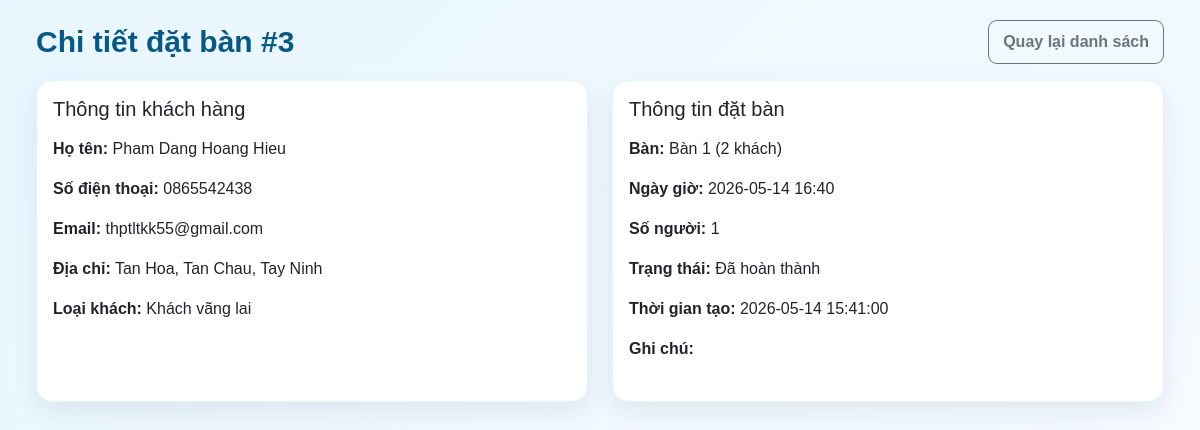
Screenshot of /admin/bookings/view.php?id=3 (signed in) with the database file from the repository.
### tables this page shows
CREATE TABLE `bookings` (
  `id` int(11) NOT NULL,
  `customer_id` int(11) DEFAULT NULL,
  `table_id` int(11) DEFAULT NULL,
  `booking_date` datetime DEFAULT NULL,
  `number_people` int(11) DEFAULT NULL,
  `status` varchar(50) DEFAULT NULL,
  `booking_time` time DEFAULT NULL,
  `number_of_people` int(11) DEFAULT NULL,
  `note` text DEFAULT NULL,
  `created_at` datetime NOT NULL DEFAULT current_timestamp()
);

CREATE TABLE `customers` (
  `id` int(11) NOT NULL,
  `fullname` varchar(100) DEFAULT NULL,
  `phone` varchar(20) DEFAULT NULL,
  `customer_type` varchar(50) DEFAULT NULL,
  `points` int(11) DEFAULT 0,
  `customer_name` varchar(150) DEFAULT NULL,
  `email` varchar(150) DEFAULT NULL,
  `address` varchar(255) DEFAULT NULL,
  `created_at` datetime NOT NULL DEFAULT current_timestamp(),
  `status` varchar(50) DEFAULT 'Hoạt động'
);

CREATE TABLE `tables_restaurant` (
  `id` int(11) NOT NULL,
  `table_name` varchar(50) DEFAULT NULL,
  `seats` int(11) DEFAULT NULL,
  `status` varchar(50) DEFAULT NULL,
  `capacity` int(11) DEFAULT NULL
);

### admin/auth.php (called while the page is built, shortened)
<?php
function e($value)
{
    return htmlspecialchars((string) $value, ENT_QUOTES, 'UTF-8');
}
?>

### admin/bookings/view.php (the view, shortened to what this page needs)
<?php
require_once __DIR__ . "/../auth.php";
$id = (int) ($_GET['id'] ?? 0);
$sql = "
    SELECT
        b.*,
        DATE(b.booking_date) AS display_booking_date,
        c.customer_name,
        c.phone,
        c.email,
        c.address,
        c.customer_type,
        t.table_name,
        t.capacity
    FROM bookings b
    LEFT JOIN customers c ON b.customer_id = c.id
    LEFT JOIN tables_restaurant t ON b.table_id = t.id
    WHERE b.id = ?
    LIMIT 1
";
$stmt = mysqli_prepare($conn, $sql);
mysqli_stmt_bind_param($stmt, "i", $id);
mysqli_stmt_execute($stmt);
$result = mysqli_stmt_get_result($stmt);
$booking = mysqli_fetch_assoc($result);
?>
<!doctype html>
<html lang="vi">
<head>
    <link href="https://cdn.jsdelivr.net/npm/bootstrap@5.3.3/dist/css/bootstrap.min.css" rel="stylesheet">
    <link rel="stylesheet" href="/huongviet/assets/css/admin/base.css?v=<?php echo time(); ?>">
    <link rel="stylesheet" href="/huongviet/assets/css/admin/bookings.css?v=<?php echo time(); ?>">
</head>
<body class="bg-light">
    <main class="container py-4">
        <div class="d-flex justify-content-between align-items-center mb-3">
            <h1 class="h3 mb-0">Chi tiết đặt bàn #<?php echo (int) $booking['id']; ?></h1>
            <a class="btn btn-outline-secondary" href="/huongviet/admin/bookings/index.php">Quay lại danh sách</a>
        </div>
        <div class="row g-4">
            <div class="col-lg-6">
                <div class="card border-0 shadow-sm h-100">
                    <div class="card-body">
                        <h2 class="h5 mb-3">Thông tin khách hàng</h2>
                        <p><strong>Họ tên:</strong> <?php echo e($booking['customer_name']); ?></p>
                        <p><strong>Số điện thoại:</strong> <?php echo e($booking['phone']); ?></p>
                        <p><strong>Email:</strong> <?php echo e($booking['email']); ?></p>
                        <p><strong>Địa chỉ:</strong> <?php echo e($booking['address']); ?></p>
                        <p class="mb-0"><strong>Loại khách:</strong> <?php echo e($booking['customer_type']); ?></p>
                    </div>
                </div>
            </div>
            <div class="col-lg-6">
                <div class="card border-0 shadow-sm h-100">
                    <div class="card-body">
                        <h2 class="h5 mb-3">Thông tin đặt bàn</h2>
                        <p><strong>Bàn:</strong> <?php echo e($booking['table_name']); ?> (<?php echo (int) $booking['capacity']; ?> khách)</p>
                        <p><strong>Ngày giờ:</strong> <?php echo e($booking['display_booking_date'] . " " . substr((string) $booking['booking_time'], 0, 5)); ?></p>
                        <p><strong>Số người:</strong> <?php echo (int) $booking['number_of_people']; ?></p>
                        <p><strong>Trạng thái:</strong> <?php echo e($booking['status']); ?></p>
                        <p><strong>Thời gian tạo:</strong> <?php echo e($booking['created_at']); ?></p>
                        <p class="mb-0"><strong>Ghi chú:</strong> <?php echo nl2br(e($booking['note'])); ?></p>
                    </div>
                </div>
            </div>
        </div>
    </main>
</body>
</html>

### assets/css/admin/base.css (style rules this page uses)
body { margin: 0; background: linear-gradient(135deg, #e8f6ff, #f5fbff); color: #1f2937; font-family: Arial, sans-serif; }
.admin-container, main.container, .navbar .container { width: min(1280px, 94%); max-width: none; }
.admin-container, main.container { margin: 0 auto; padding: 20px 0 50px !important; }
.admin-page-title h1, main h1.h3 { margin: 0 0 6px; font-size: 30px; font-weight: 900; color: #075985; }
.admin-card, .card { background: #ffffff; border-radius: 16px !important; padding: 0; box-shadow: 0 10px 28px rgba(15, 23, 42, 0.08) !important; border: 1px solid rgba(14, 165, 233, 0.12) !important; margin-bottom: 24px; }
.admin-btn, .btn { display: inline-block; padding: 9px 14px; border-radius: 9px !important; text-decoration: none; font-weight: 700; cursor: pointer; transition: 0.2s; }

### rows the page displays
bookings: id "3", customer.customer_name "Pham Dang Hoang Hieu", customer.phone "0865542438", customer.email "thptltkk55@gmail.com", customer.address "Tan Hoa, Tan Chau, Tay Ninh", customer.customer_type "Khách vãng lai", table.table_name "Bàn 1", table.capacity "2", number_of_people "1", status "Đã hoàn thành", created_at "2026-05-14 15:41:00"
